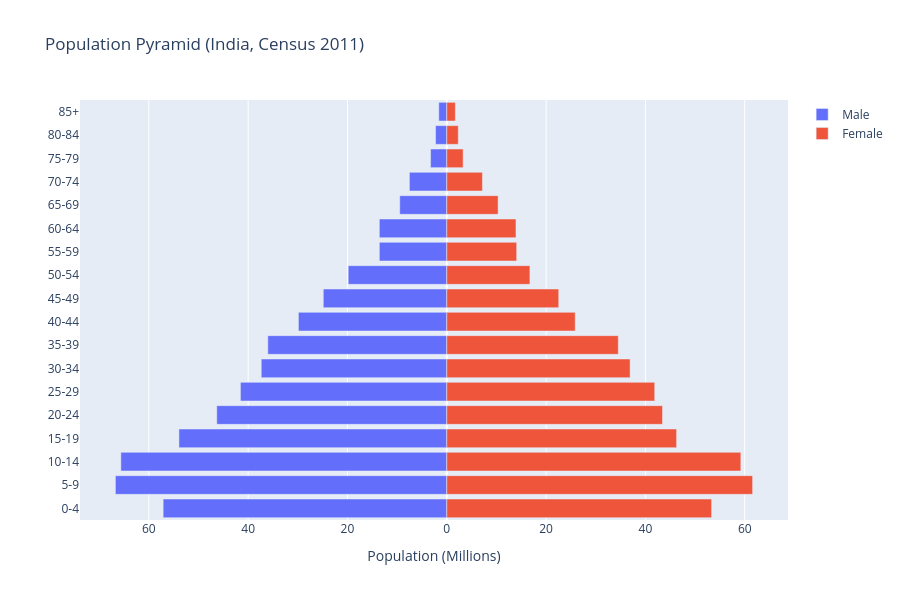

The code cell stored with this chart in its notebook:
### Code cell
df = df_pyramid.copy()
fig = go.Figure()
fig.add_bar(
    y=df['Age Group'],
    x=-df['Males_M'],
    name='Male',
    orientation='h'
)
fig.add_bar(
    y=df['Age Group'],
    x=df['Females_M'],
    name='Female',
    orientation='h'
)
fig.update_layout(
    title='Population Pyramid (India, Census 2011)',
    barmode='relative',
    height=600,
    xaxis_title='Population (Millions)'
)
fig.update_xaxes(
    tickvals=[-60, -40, -20, 0, 20, 40, 60],
    ticktext=['60', '40', '20', '0', '20', '40', '60']
)
chart6 = fig
chart6

### Figure 1 — Plotly figure (JSON) as saved in the notebook; plotly's stock layout.template omitted (floating-point values rounded to 4 significant figures)
{"data": [{"name": "Male", "orientation": "h", "type": "bar", "x": [-57.12, -66.73, -65.63, -53.94, -46.32, -41.56, -37.36, -36.04, -29.88, -24.87, -19.85, -13.58, -13.59, -9.472, -7.528, -3.263, -2.258, -1.611], "y": ["0-4", "5-9", "10-14", "15-19", "20-24", "25-29", "30-34", "35-39", "40-44", "45-49", "50-54", "55-59", "60-64", "65-69", "70-74", "75-79", "80-84", "85+"]}, {"name": "Female", "orientation": "h", "type": "bar", "x": [53.33, 61.58, 59.21, 46.28, 43.44, 41.86, 36.91, 34.54, 25.86, 22.54, 16.74, 14.07, 13.93, 10.33, 7.181, 3.288, 2.308, 1.722], "y": ["0-4", "5-9", "10-14", "15-19", "20-24", "25-29", "30-34", "35-39", "40-44", "45-49", "50-54", "55-59", "60-64", "65-69", "70-74", "75-79", "80-84", "85+"]}], "layout": {"barmode": "relative", "height": 600, "title": {"text": "Population Pyramid (India, Census 2011)"}, "xaxis": {"ticktext": ["60", "40", "20", "0", "20", "40", "60"], "tickvals": [-60, -40, -20, 0, 20, 40, 60], "title": {"text": "Population (Millions)"}}}}
